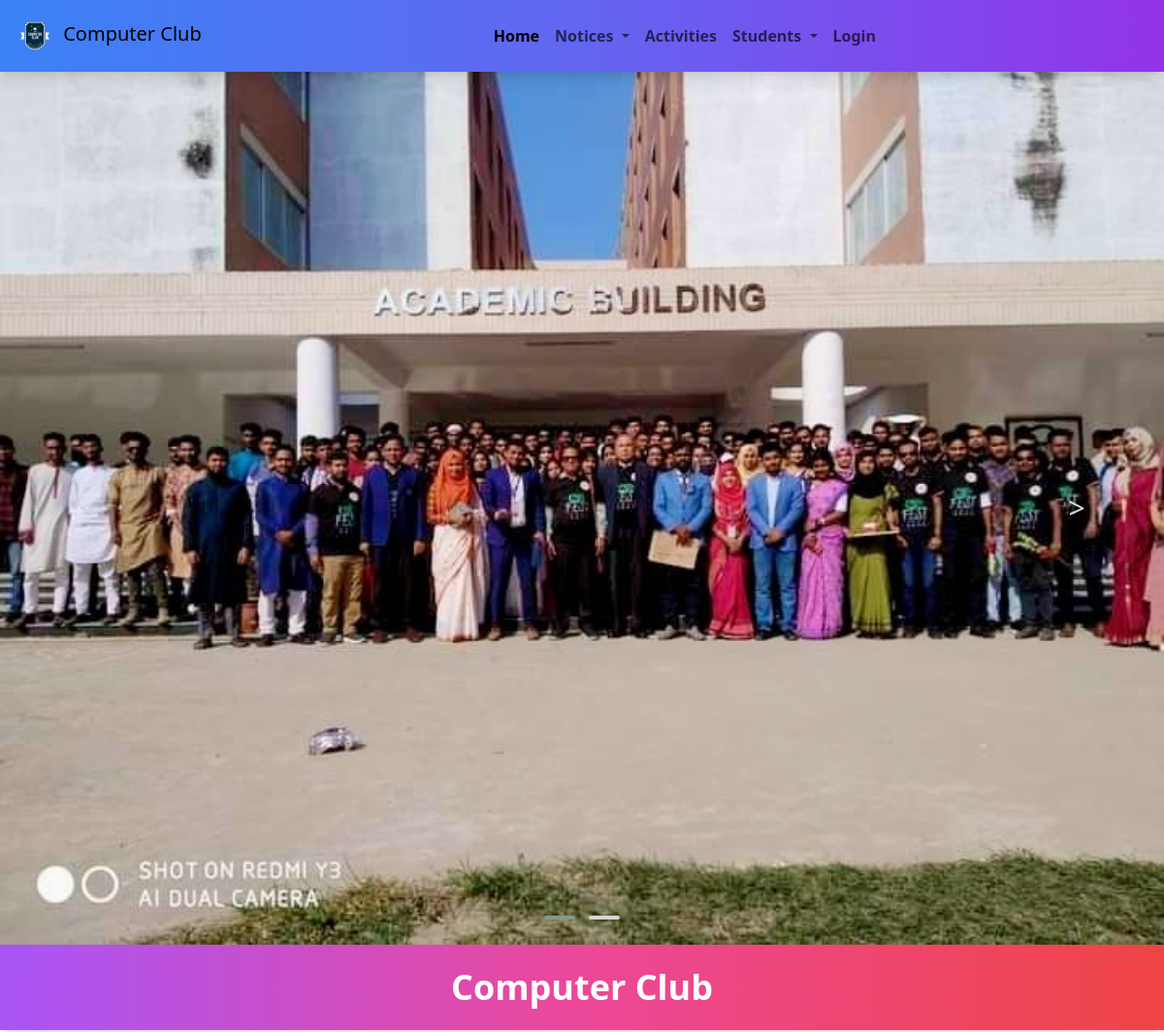
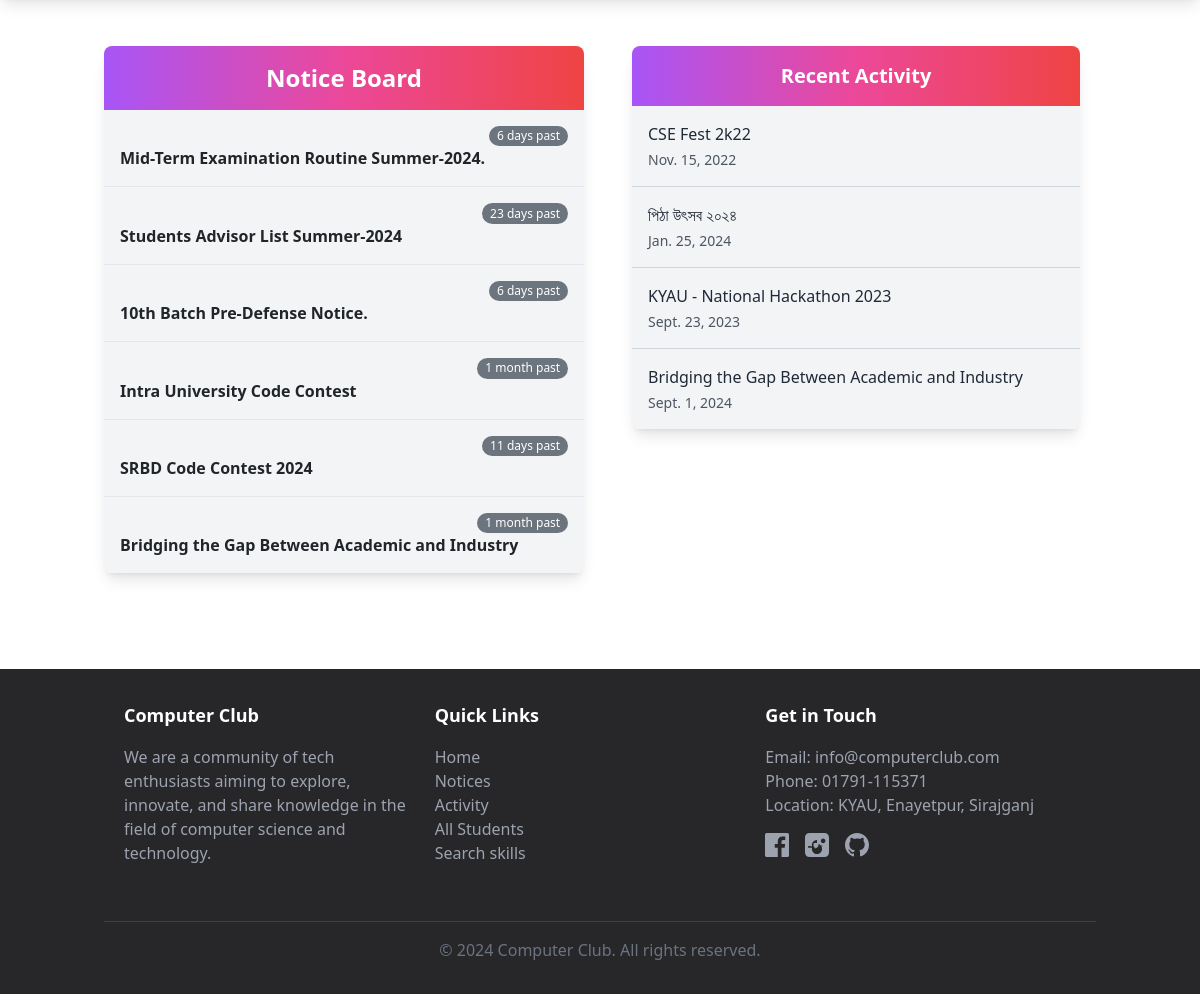
The page / on the database its author committed (2 pictures, top to bottom).
### galleryapp/models.py (models this page shows, shortened)
class Carousel(models.Model):
    image = models.ImageField(upload_to='carousel', default=None)
    class Meta():
        ordering = ['image']

class Activity_Gallery(models.Model):
    title = models.CharField(max_length=300)
    body = models.TextField(blank=True, null=True)
    date = models.DateField()
    slug = models.SlugField(unique=True, blank=True, null=True)
    class Meta():
        verbose_name_plural = 'Activity Gallery'
        ordering = ['-id']

### noticeapp/models.py (models this page shows, shortened)
class Notice(models.Model):
    heading = models.CharField(max_length=300)
    date = models.DateField(verbose_name='Will be held on or from today')
    body = models.TextField(blank=True, null=True)
    pdf = models.FileField(blank=True, null=True, upload_to='notice_file')
    slug = models.SlugField(max_length=300, unique=True)
    class Meta():
        ordering = ['-id']
    def days_left(self):
        today = timezone.now().date()
        days_left = (self.date - today).days
        if days_left > 0:
            return f'{days_left} day{"s" if days_left != 1 else ""} left'
        elif days_left == 0:
            return 'Today'
        else:
            delta = today - self.date
            if delta.days < 30:
                return f'{delta.days} day{"s" if delta.days != 1 else ""} past'
            elif delta.days < 365:
                months_past = relativedelta(today, self.date).months
                return f'{months_past} month{"s" if months_past != 1 else ""} past'
            else:
                years_past = relativedelta(today, self.date).years
                return f'{years_past} year{"s" if years_past != 1 else ""} past'

### Computer_Club/views.py (the view)
# urls.py: path('', views.Home.as_view(), name='home'),
class Home(TemplateView):
    template_name = 'home.html'
    def get_context_data(self, **kwargs):
        context = super().get_context_data()
        carousel = Carousel.objects.all()
        context['carousel'] = carousel
        notices = Notice.objects.all()[0:6]
        context['notices'] = notices
        activities = Activity_Gallery.objects.all()[0:6]
        context['activities'] = activities
        return context

### templates/home.html (shortened to what this page needs)
{% extends 'base.html' %} {% load static %}
{% block style %}
<link rel="stylesheet" href="{% static 'src/css/animate.css' %}">
<link rel="stylesheet" href="{% static 'src/css/owl-carousel/owl.carousel.min.css' %}">
<link rel="stylesheet" href="{% static 'src/css/owl-carousel/owl.theme.default.min.css' %}">
{% endblock %}
{% block body %}
<div class="relative w-full">
  <div id="home-carousel" class="owl-carousel owl-theme">
    {% for image in carousel %}
      <div class="h-full w-full z-10">
        <img src="{{ image.image.url }}" alt="">
      </div>
    {% endfor %}
  </div>
  <div class="absolute top-0 start-0 w-[15%] h-full flex justify-center align-center">
    <button id="prev" class="cursor-pointer w-full z-20 text-3xl text-zinc-300"><</button>
  </div>
  <div class="absolute top-0 end-0 w-[15%] h-full flex justify-center align-center">
    <button id="next" class="cursor-pointer w-full z-20 text-3xl text-zinc-300">></button>
  </div>
</div>
<div class="headline bg-gradient-to-r from-purple-500 via-pink-500 to-red-500 p-6 mb-12 text-center text-4xl font-bold text-white shadow-lg">
  Computer Club
</div>
<div class="container mx-auto px-4 mb-24">
  <div class="grid grid-cols-1 md:grid-cols-2 gap-8">
    <div>
      <div class="bg-white shadow-lg rounded-lg overflow-hidden">
        <a href="{% url 'noticeapp:all_notice' %}">
          <div class="bg-gradient-to-r from-purple-500 via-pink-500 to-red-500 text-white p-4 text-center font-bold text-2xl">
            Notice Board
          </div>
        </a>
        <ul class="divide-y divide-gray-200">
          {% for notice in notices %}
            <li>
              <a href="{% url 'noticeapp:notice' slug=notice.slug %}" class="flex flex-column hover:text-purple-600  p-4 bg-gray-100 hover:bg-purple-100 transition duration-300 ease-in-out">
                <span class="text-center w-fit align-self-end badge fw-normal text-bg-secondary rounded-pill ">
                  {{ notice.days_left }}
                </span>
                <div class="font-semibold">
                  {{ notice.heading| truncatechars:50 }}
                </div>
              </a>
            </li>
          {% endfor %}
        </ul>
      </div>
    </div>
    <div>
      <div class="max-w-md mx-auto bg-white shadow-lg rounded-lg overflow-hidden">
        <a href="{% url 'galleryapp:list_activity' %}">
          <div class="bg-gradient-to-r from-purple-500 via-pink-500 to-red-500 p-4">
            <h3 class="text-center text-white text-xl font-bold">Recent Activity</h3>
          </div>
        </a>
        <ul class="divide-y divide-gray-300">
          {% for activity in activities %}
              <li>
                <a href="{% url 'galleryapp:activity-gallery' slug=activity.slug %}" class="block group p-4 transition-all duration-300 ease-in-out bg-gray-100 hover:bg-purple-100 cursor-pointer">
                  <span class="text-gray-800 group-hover:text-purple-600 font-medium">{{ activity.title|truncatechars:50 }}</span>
                  <p class="text-gray-600 text-sm mt-1 group-hover:text-purple-400">{{ activity.date }}</p>
                </a>
              </li>
          {% endfor %}
        </ul>
      </div>
    </div>
  </div>
</div>
{% endblock %}

### templates/base.html (style rules this page uses)
html, body { height: 100%; margin: 0; }
body { display: flex; flex-direction: column; }

### rows shown on the page
Carousel: image (picture)
Notice: days_left "6 days past", heading "Mid-Term Examination Routine Summer-2024."
Notice: days_left "23 days past", heading "Students Advisor List Summer-2024"
Notice: days_left "6 days past", heading "10th Batch Pre-Defense Notice."
Notice: days_left "1 month past", heading "Intra University Code Contest"
Notice: days_left "11 days past", heading "SRBD Code Contest 2024"
Notice: days_left "1 month past", heading "Bridging the Gap Between Academic and Industry"
Activity_Gallery: title "CSE Fest 2k22", date "Nov. 15, 2022"
Activity_Gallery: title "পিঠা উৎসব ২০২৪", date "Jan. 25, 2024"
Activity_Gallery: title "KYAU - National Hackathon 2023", date "Sept. 23, 2023"
Activity_Gallery: title "Bridging the Gap Between Academic and Industry", date "Sept. 1, 2024"
